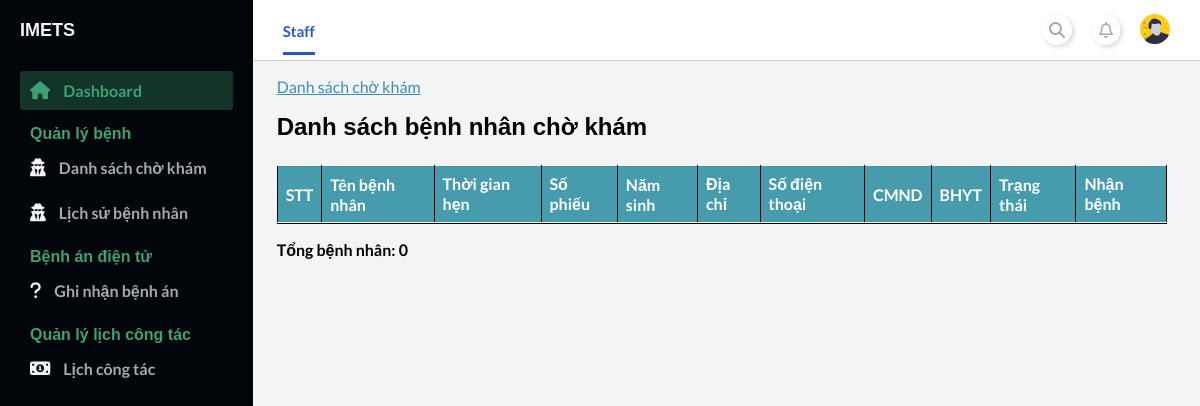
/staff/index.php?page_layout=list_patient (signed in), run on an earlier commit of the app's database.
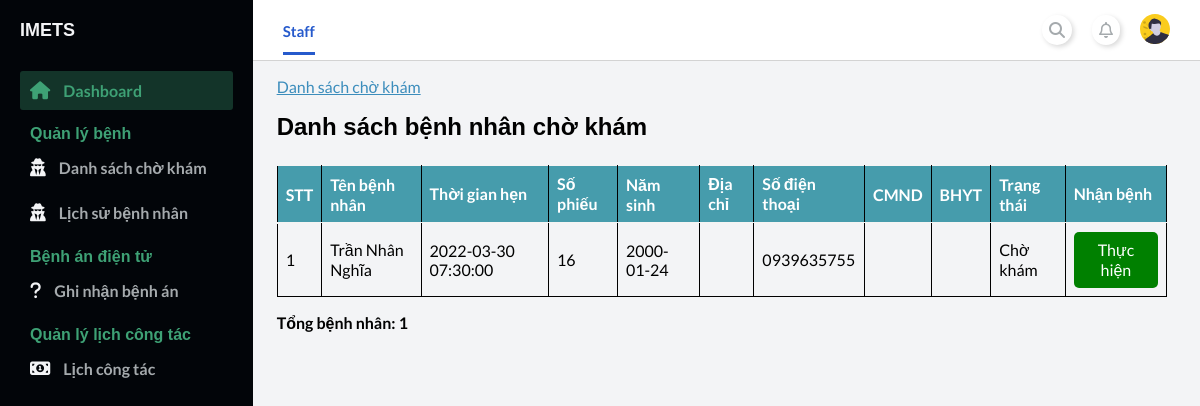
And on a later commit of the database.
### tables this page shows
CREATE TABLE `appointment` (
  `ID_Appointment` int(11) NOT NULL,
  `ID_Staff` int(11) NOT NULL,
  `ID_Patient` int(11) NOT NULL,
  `Date_Booking` datetime NOT NULL,
  `Date_Checkup` int(11) NOT NULL,
  `Date_ReCheckup` date DEFAULT NULL,
  `ID_Prescription` int(11) DEFAULT NULL,
  `ID_PaymentMethod` int(11) DEFAULT NULL,
  `StatusAppointment` varchar(100) DEFAULT NULL
);

CREATE TABLE `patient` (
  `ID_Patient` int(11) NOT NULL,
  `Name` varchar(100) NOT NULL,
  `DOB` date NOT NULL,
  `Sex` varchar(10) NOT NULL,
  `Address` varchar(200) DEFAULT NULL,
  `CMND` varchar(15) DEFAULT NULL,
  `PhoneNumber` varchar(25) NOT NULL,
  `ID_BHYT` varchar(20) DEFAULT NULL,
  `UserName` varchar(100) NOT NULL,
  `Password` varchar(100) NOT NULL
);

CREATE TABLE `schedule` (
  `ID_schedule` int(11) NOT NULL,
  `title` varchar(255) NOT NULL,
  `DateWorking` date DEFAULT NULL,
  `TimeStart` time DEFAULT NULL,
  `Session` varchar(15) NOT NULL,
  `ID_Staff` int(11) NOT NULL,
  `ID_Room` int(11) NOT NULL,
  `t_stamp` timestamp NOT NULL DEFAULT current_timestamp() ON UPDATE current_timestamp(),
  `start` datetime DEFAULT NULL,
  `end` datetime DEFAULT NULL
);

### staff/modules_staff/checkup/list_patient.php (the view, shortened to what this page needs)
<main>
    <div class="container-fluid">
        <div class="card-container">
            <div class="link-nav-pages">
                <a href="">Danh sách chờ khám</a>
            </div>
            <div class="card-header">
                <h2>Danh sách bệnh nhân chờ khám</h2>
            </div>
            <div class="card-body">
                <table class="table">
                    <thead class="thead-dark">
                        <tr>
                            <th>STT</th>
                            <th>Tên bệnh nhân</th>
                            <th>Thời gian hẹn</th>
                            <th>Số phiếu</th>
                            <th>Năm sinh</th>
                            <th>Địa chỉ</th>
                            <th>Số điện thoại</th>
                            <th>CMND</th>
                            <th>BHYT</th>
                            <th>Trạng thái</th>
                            <th>Nhận bệnh</th>
                        </tr>
                    </thead>
                    <tbody>
                        <tr>
                            <?php
                                include './../config.php';
                                $sql = "SELECT * FROM appointment
                                JOIN patient ON appointment.ID_Patient=patient.ID_Patient
                                JOIN schedule ON schedule.ID_schedule=appointment.Date_Checkup";
                                $count_order=0;
                                $query = mysqli_query($conn, $sql);
                                while($rows = mysqli_fetch_array($query)){ ?>
                                <tr>
                                    <td><?php echo ++$count_order ?></td>
                                    <td><?php echo $rows["Name"] ?></td>
                                    <td><?php echo $rows["start"] ?></td>
                                    <td><?php echo $rows["ID_Appointment"] ?></td>
                                    <td><?php echo $rows["DOB"] ?></td>
                                    <td><?php echo $rows["Address"] ?></td>
                                    <td><?php echo $rows["PhoneNumber"] ?></td>
                                    <td><?php echo $rows["CMND"] ?></td>
                                    <td><?php echo $rows["ID_BHYT"] ?></td>
                                    <td><?php echo $rows["StatusAppointment"] ?></td>
                                    <td>
                                        <a  onclick="return confirm_Del('<?php echo $rows['Name'] ?>')"
                                        href="./index.php?page_layout=checkup&ID_Appointment=<?php echo $rows["ID_Appointment"] ?>"
                                        style="background-color: green;color: white;padding: 8px 15px;text-align: center;text-decoration: none;display: inline-block;border-radius: 5px;">
                                            Thực hiện
                                        </a>
                                    </td>
                                </tr>
                            <?php } ?>
                        </tr>
                </table>
                <p><b><?php echo 'Tổng bệnh nhân: '. $count_order;?></b></p>
            </div>
        </div>
    </div>
</main>

### staff/index.php (shortened to what this page needs)
<!DOCTYPE html>
<html>
<head>
	<link rel="stylesheet" href="./modules_staff/style/index_staff.css" />
    <link
      rel="stylesheet"
      href="https://stackpath.bootstrapcdn.com/font-awesome/4.7.0/css/font-awesome.min.css"
    />
</head>
<body id="body">
	<div class="container">
		<?php
			include './modules_staff/navigation.php';
			include './modules_staff/content.php';
			include './modules_staff/sidebar.php';
		?>
	</div>
</body>
</html>

### staff/modules_staff/navigation.php (shortened to what this page needs)
<nav class="navbar">
    <div class="navbar__left">
        <a class="active_link" href="#">Staff</a>
    </div>
    <div class="navbar__right">
        <a href="#">
            <i class="fa fa-search" aria-hidden="true"></i>
        </a>
        <a href="#">
            <i class="far fa-bell" aria-hidden="true"></i>
        </a>
        <a class="modal-btn" href="#">
            <img width="30" src="./modules_staff/photo/avatar.svg" alt="" />
        </a>
    </div>
</nav>

### staff/modules_staff/content.php (shortened to what this page needs)
<?php
    if(isset($_GET['page_layout'])){
        switch ($_GET['page_layout']) {
            case 'list_patient':
                include './modules_staff/checkup/list_patient.php';
                break;
            }
    }else {
        include './modules_staff/dashboard_staff/dashboard_staff.php';
    }
?>

### staff/modules_staff/sidebar.php (shortened to what this page needs)
<div id="sidebar">
    <div class="sidebar__title">
        <div class="sidebar__img">
            <h1>IMETS</h1>
        </div>
    </div>
    <div class="sidebar__menu">
        <div class="sidebar__link active_menu_link">
            <i class="fa fa-home"></i>
            <a href="./index.php">Dashboard</a>
        </div>
        <h2>Quản lý bệnh</h2>
        <div class="sidebar__link">
            <i class="fa fa-user-secret" aria-hidden="true"></i>
            <a href="./index.php?page_layout=list_patient">Danh sách chờ khám</a>
        </div>
        <div class="sidebar__link">
            <i class="fa fa-user-secret" aria-hidden="true"></i>
            <a href="./index.php?page_layout=list_patient">Lịch sử bệnh nhân</a>
        </div>
        <h2>Bệnh án điện tử</h2>
        <div class="sidebar__link">
            <i class="fa fa-question"></i>
            <a href="#">Ghi nhận bệnh án</a>
        </div>
        <h2>Quản lý lịch công tác</h2>
        <div class="sidebar__link">
            <i class="fa fa-money"></i>
            <a href="./index.php?page_layout=bookingSche">Lịch công tác</a>
        </div>
    </div>
</div>

### staff/modules_staff/style/index_staff.css (style rules this page uses)
* { margin: 0; padding: 0; }
body { box-sizing: border-box; font-family: "Lato", sans-serif; }
.container { display: grid; height: 100vh; grid-template-columns: 0.8fr 1fr 1fr 1fr; grid-template-rows: 0.2fr 3fr; grid-template-areas: "sidebar nav nav nav" "sidebar main main main"; }

### staff/modules_staff/style/navigation.css (style rules this page uses)
.navbar { background: #ffffff; grid-area: nav; height: 60px; display: flex; align-items: center; justify-content: space-between; padding: 0 30px 0 30px; border-bottom: 1px solid lightgray; }
.navbar__left > a { margin-right: 30px; text-decoration: none; color: #a5aaad; font-size: 15px; font-weight: 700; }
.navbar__left .active_link { color: #265acc; border-bottom: 3px solid #265acc; padding-bottom: 12px; }
.navbar__right { display: flex; justify-content: center; align-items: center; }
.navbar__right > a { margin-left: 20px; text-decoration: none; }
.navbar__right > a > i { color: #a5aaad; font-size: 16px; border-radius: 50px; background: #ffffff; box-shadow: 2px 2px 5px #d9d9d9, -2px -2px 5px #ffffff; padding: 7px; }

### staff/modules_staff/style/sidebar.css (style rules this page uses)
#sidebar { background: #020509; grid-area: sidebar; overflow-y: auto; padding: 20px; -webkit-transition: all 0.5s; transition: all 0.5s; }
.sidebar__title { display: flex; justify-content: space-between; align-items: center; color: #f3f4f6; margin-bottom: 30px; }
.sidebar__img { display: flex; align-items: center; }
.sidebar__title > div > h1 { font-size: 18px; display: inline; }
.sidebar__menu > h2 { color: #3ea175; font-size: 16px; margin-top: 15px; margin-bottom: 5px; padding: 0 10px; font-weight: 700; }
.sidebar__link { color: #f3f4f6; padding: 10px; border-radius: 3px; margin-bottom: 5px; }
.active_menu_link { background: rgba(62, 161, 117, 0.3); color: #3ea175; }
.active_menu_link a { color: #3ea175 !important; }
.sidebar__link > a { text-decoration: none; color: #a5aaad; font-weight: 700; }
.sidebar__link > i { margin-right: 10px; font-size: 18px; }

### staff/modules_staff/style/content.css (style rules this page uses)
main { background: #f3f4f6; grid-area: main; overflow-y: auto; }

### staff/modules_staff/style/checkup.css (style rules this page uses)
.container-fluid { padding: 2vh 2vw; min-height: 70vh; width: 94%; }
.card-header { margin: 2vh 0 3vh; }
.card-body table { width: 100%; padding: 2rem; border-collapse: collapse; margin-bottom: 1rem; }
.card-body table, td, th { border: 1px solid rgb(0, 0, 0); text-align: left; }
.card-body th { background-color: #469cac; color: #ffff; }
.card-body th, td { padding: 0.5rem; }

What changed in the data, as far as the page shows it:
now on this page (row edited): appointment: ID_Patient.Name "Trần Nhân Nghĩa", Date_Checkup.start "2022-03-30 07:30:00", ID_Appointment "16", ID_Patient.DOB "2000-01-24", ID_Patient.PhoneNumber "0939635755", StatusAppointment "Chờ khám"
Also different on the page:
$count_order: "0" → "1"
